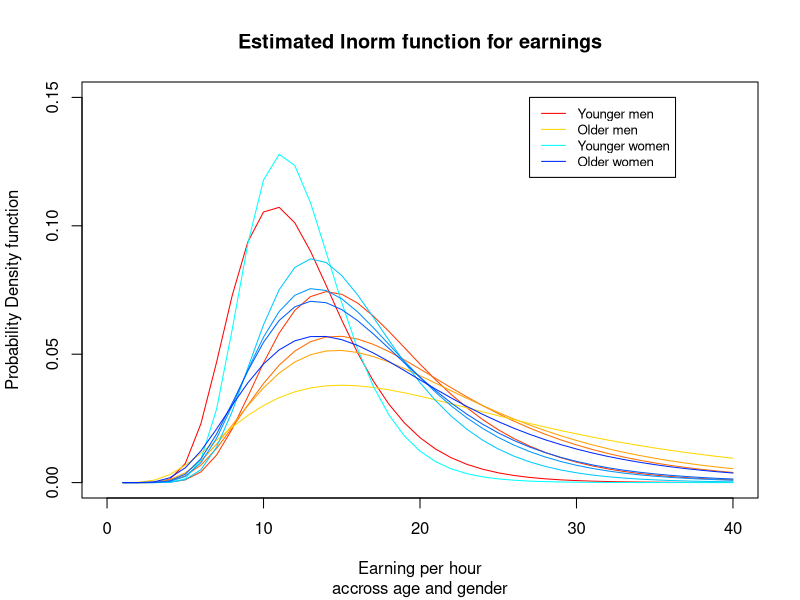

This chart was generated by the following R code: (Note: this script raises an error after producing the figure.)
# library("fitdistrplus")
# 
mLess30 <- c(7.71,12.05,18.1)
m3039 <- c(10.67,15.37,25.52)
m4049 <- c(11.07,16.67,31.18)
m5059 <- c(11.11,17.18,33.91)
m60plus <- c(11.05,20.18,45.42)
fLess30 <- c(8.65,11.78,17.02)
f3039 <- c(9.85,14.38,22.47)
f4049 <- c(9.93,14.63,24.68)
f5059 <- c(9.9,14.83,25.85)
f60plus <- c(9.95,16,30.62)

m <- c(mLess30,m3039,m4049,m5059,m60plus)
f <- c(fLess30,f3039,f4049,f5059,f60plus)

g=c("M","F")
a=c("<30","30-39","40-49","50-59",">60")
mod=c("Q1","Median","Q9")

ndim <- array(0,dim=c(2,5,3),dimnames=list(g,a,mod))
for (gender in g) {
  gender_array <- if(gender=="M") m else f
  print(gender_array)
  for (age in a) {
    age_idx <- match(age,a)
    for (i in 1:3) { ndim[match(gender,g),age_idx,i] <- gender_array[(age_idx-1)*3+i]}
  }
}

print(ndim)
# 
# res_g <- fitdist(mLess30,"gamma")
# res_ln <- fitdist(mLess30,"lnorm")
# res_w <- fitdist(mLess30,"weibull")
# 
# cdfcomp(list(res_g,res_ln,res_w), xlogscale = TRUE, ylogscale = TRUE, legendtext = c("gamma", "lognormal", "weibull"))
# 
# gofstat(list(res_g,res_ln,res_w),fitnames=c("gamma","lnorm","weibull"))

library(nleqslv)
library(VGAM)

# Method taken from
# https://stats.stackexchange.com/questions/6022/estimating-a-distribution-based-on-three-percentiles

cl_m <- rainbow(5*3,start=0.0,end=0.49)
cl_f <- rainbow(5*3,start=0.5,end=0.99)
midx <- 1
fidx <- 1

res <- data.frame(matrix(ncol = 6, nrow = 0))
colnames(res) <- c("Gender","Age","Distribution","Param1","Param2","logliklihood") 
print(res)

plot(0,0,xlim = c(0,40),ylim = c(0,0.15), main="Estimated lnorm function for earnings", sub="accross age and gender",
     xlab="Earning per hour", ylab="Probability Density function", type = "n")
legend(27, 0.15, legend=c("Younger men", "Older men", "Younger women", "Older women"), 
       col=c(cl_m[1], cl_m[5], cl_f[1], cl_f[5]), lwd=1, cex=0.8)
for (gender in g) {for (age in a) {
  gi <- match(gender,g)
  ai <- match(age,a)
  emp <- c(ndim[gi,ai,1],ndim[gi,ai,2],ndim[gi,ai,3])
  ofln <- function(x)sum(abs(emp-qlnorm(c(0.1,0.5,0.9),x[1],x[2]))^2)
  osol_ln <- optim(c(1,1),ofln)
  if (dim(res)[1] == 0) { res[1, ] <- c(gender,age,"lognormal",osol_ln$par[1],osol_ln$par[2],osol_ln$value[1])} 
  else {res <- rbind(res,c(gender,age,"lognormal",osol_ln$par[1],osol_ln$par[2],osol_ln$value[1]))}
  #print(summary(osol_ln))
  #print(paste(gender,age,osol_ln$par,sep=" "))
  lines(1:40, dlnorm(1:40,osol_ln$par[1],osol_ln$par[2]), type="l",col=if(gender=="M") cl_m[midx] else cl_f[fidx])
  if (gender=="M") {midx <- midx + 1} else {fidx <- fidx + 1}
}}
print(res)

write.csv(res,"Development/S-at-work/scripts/fitdist/fit_earning_eurostats.csv", row.names = FALSE)
